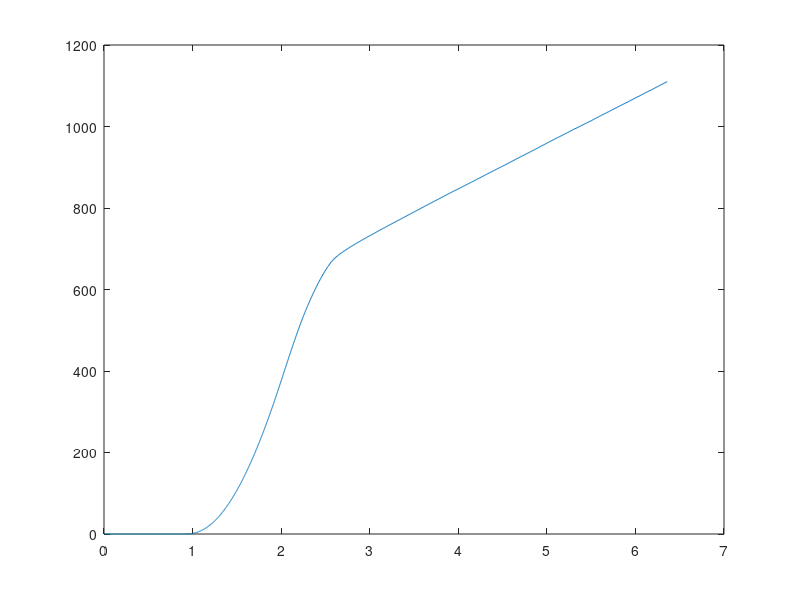
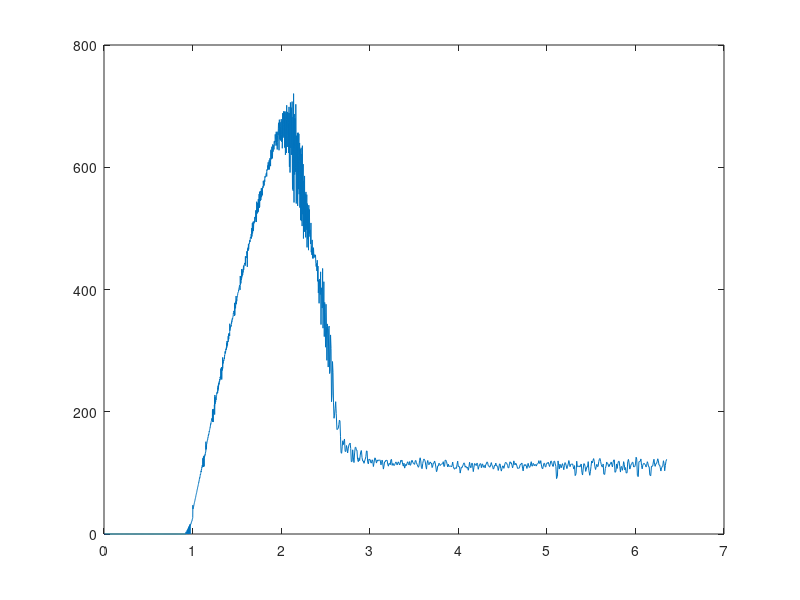

Here is the MATLAB script that generated these plots, in order:
clear all;

% read values
fileID0 = fopen('ubc_motor_step_response_v13_@12V.txt','r');
formatSpec = '%d,%d';
sizeA = [2 inf];
A = fscanf(fileID0,formatSpec,sizeA);
A = A';
fclose(fileID0);

% get time and angle and speed and fitted xf
timeVec = (A(:, 2) - A(1,1)*ones(size(A,1),1))*10^(-6);
angleVec = A(:, 1) * (3.6/4.0) * (pi/180);
figure;
plot(timeVec, angleVec);

speedVec = diff(angleVec)./diff(timeVec);
speedVec = movmean(speedVec,2);
timeVec = timeVec(1: (size(A,1)-1));
figure;
plot(timeVec,speedVec);